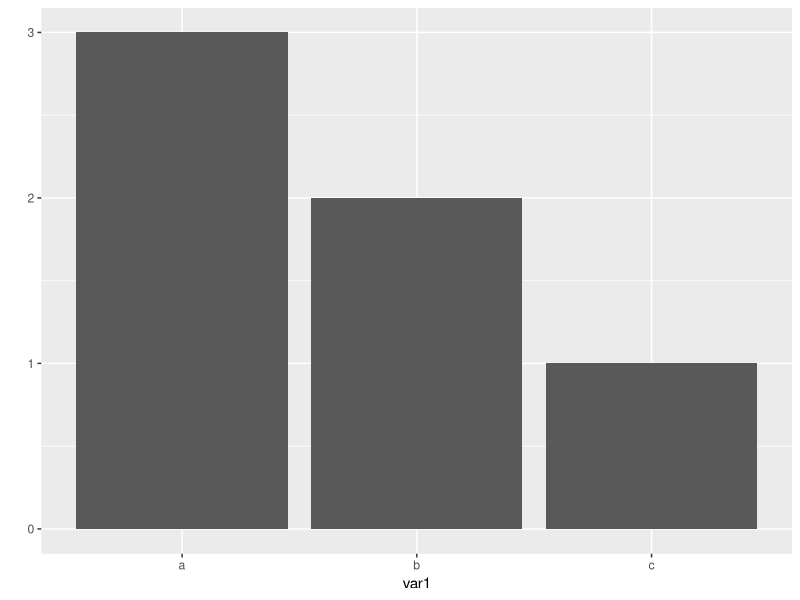
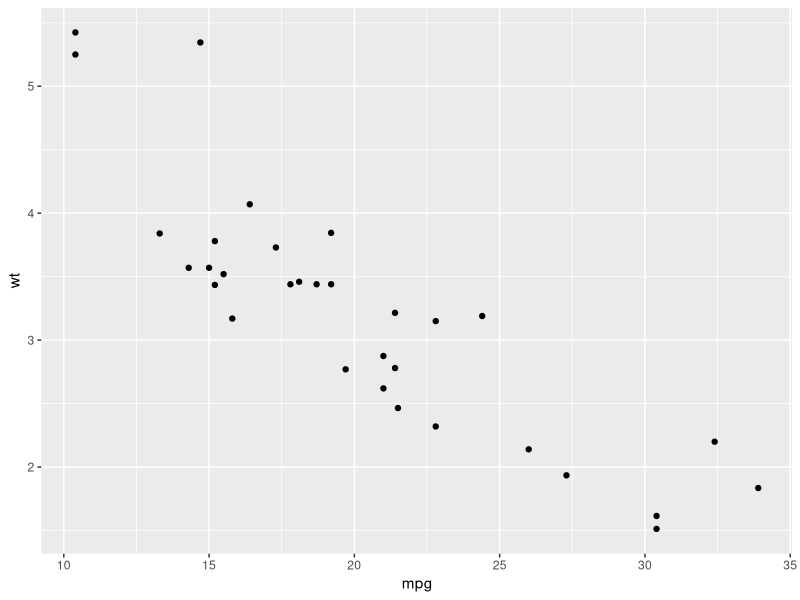
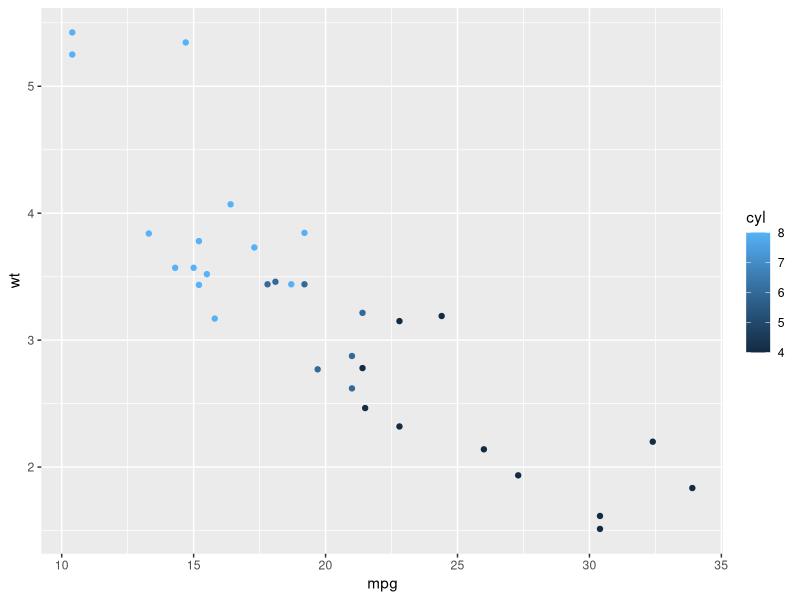
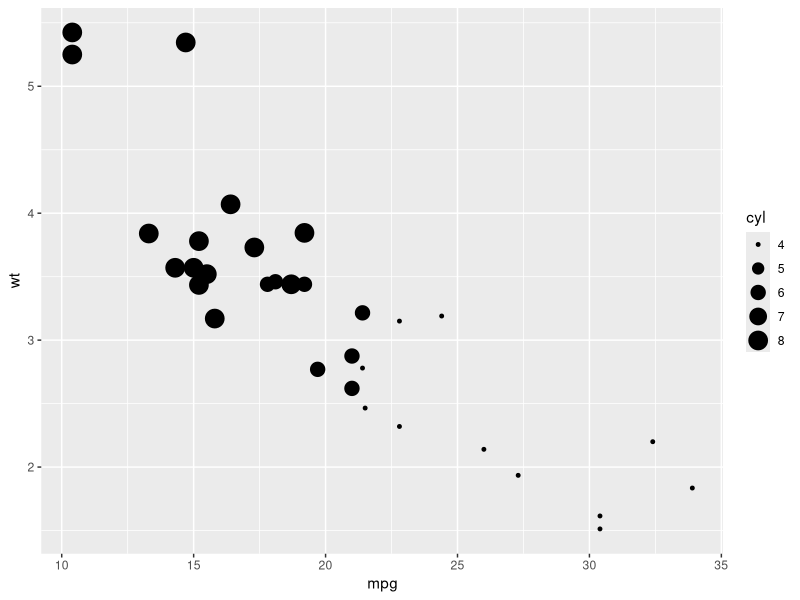
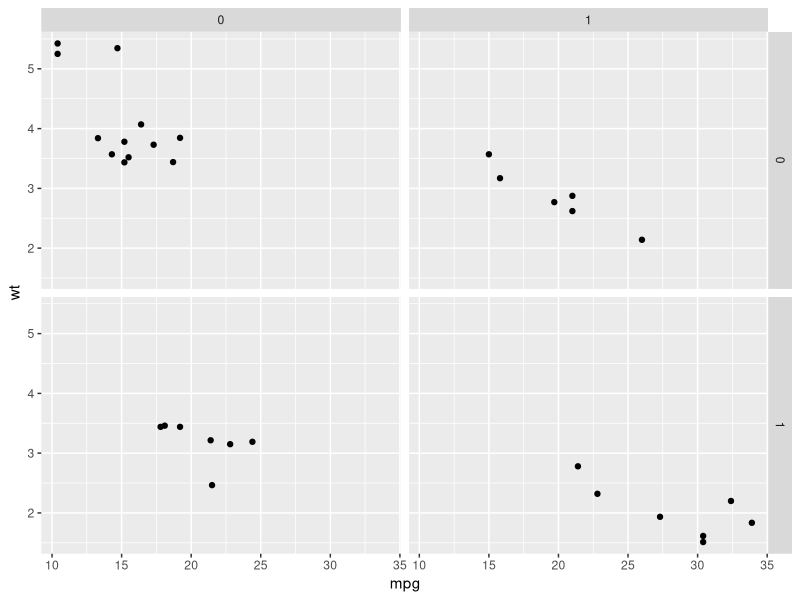

Reproduce these figures in R, in order.
# package
# R은 처음 설치할 때 base package가 같이 설치되요!!
# 추가적인 기능을 이용하기 위해서 외부 package를 찾아서 설치해야 해요!!
# 그래프를 그리기 위해서 많이 사용하는 package는 ggplot2를 이용할 거에요!
# package를 설치하기 위해서 
install.packages("ggplot2") 
#설치된 package를 메모리에 load해야 사용할 수 있어요! 둘 중 하나를 이용해서 로드
library(ggplot2)
require(ggplot2)

# 간단한 빈도를 나타내는 막대그래프를 그리기 위해 vector하나 만들어 보아요!
var1 = c("a","b","c","a","b","a")

# package안의 함수를 이용해서 빈도 그래프를 그려보아요!
qplot(var1)

# 설치된 package를 삭제하려면 (설치된 폴더로 들어가서 직접 삭제하는 것도 가능)
remove.packages("ggplot2")

#package가 설치된 폴더 경로를 알아보아요!
.libPaths()

#package 설치 경로를 변경하고 싶어요!! 
.libPaths("c:/lecture2/lib")
.libPaths()

# 많은 package에 대한 정보, 사용법 등을 알면 알수록 R을 잘 사용할 수 있어요!

# package를 설치하면 package에서 제공하는 함수를 이용할 수 있어요!

help(qplot) #함수에 대한 정보를 얻을 수 있는 방법

example(qplot) #함수에 대한 예시를 볼 수 있는 방법 (반드시!! package 다운로드 후 로드를 하고 사용해야 한다)

# working directory (작업하는 폴더의 위치)

getwd()  #working directory 찾는 방법
setwd("c:/leture2/lib/") #working directory 변경하는 방법










